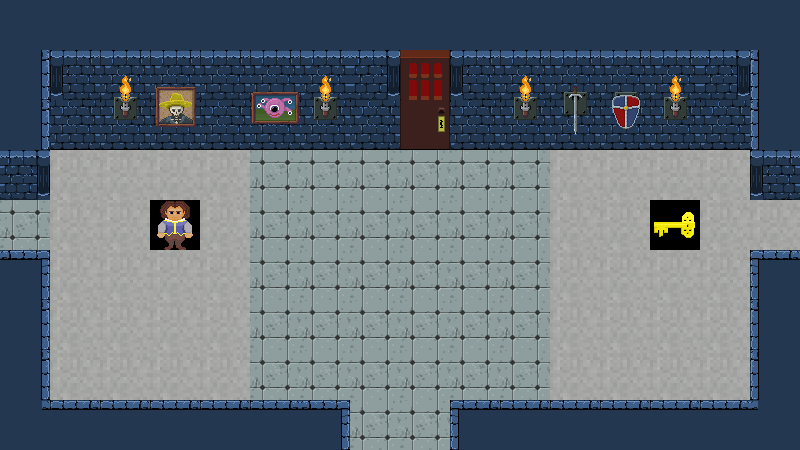

Rendered tile map (Tiled .tmx) drawn with the repository's tilesets; below, a short description and the full map source, tile grids included:
An orthogonal 16x9 tile map with 50x50 px tiles, 1 tile layer (floor), 1 hidden layer not drawn.

<map version="1.5" tiledversion="1.7.2" orientation="orthogonal" renderorder="right-down" compressionlevel="0" width="16" height="9" tilewidth="50" tileheight="50" infinite="0" nextlayerid="4" nextobjectid="1">
 <editorsettings>
  <export target="dungeon-00..csv" format="csv" />
 </editorsettings>
 <tileset firstgid="1" source="tiles.tsx" />
 <layer id="1" name="floor" width="16" height="9">
  <data encoding="csv">
11,11,11,11,11,11,11,11,11,11,11,11,11,11,11,11,
12,13,66,62,14,60,66,15,20,13,66,56,58,66,15,10,
12,24,70,63,24,61,70,24,23,24,70,57,59,70,24,10,
15,2,2,2,2,73,73,73,73,73,73,2,2,2,2,13,
73,2,2,3,2,73,73,73,73,73,73,2,2,5,2,2,
9,2,2,2,2,73,73,73,73,73,73,2,2,2,2,7,
12,2,2,2,2,73,73,73,73,73,73,2,2,2,2,10,
12,2,2,2,2,73,73,73,73,73,73,2,2,2,2,10,
18,8,8,8,8,8,9,73,73,7,8,8,8,8,8,19
</data>
 </layer>
 <layer id="2" name="celing" width="16" height="9" visible="0">
  <data encoding="csv">
1,1,1,1,1,1,1,1,1,1,1,1,1,1,1,1,
1,1,1,1,1,1,1,1,1,1,1,1,1,1,1,1,
1,1,1,1,1,1,1,1,1,1,1,1,1,1,1,1,
1,1,1,1,1,1,1,1,1,1,1,1,1,1,1,1,
1,1,1,1,1,1,1,1,1,1,1,1,1,1,1,1,
1,1,1,1,1,1,1,1,1,1,1,1,1,1,1,1,
1,1,1,1,1,1,1,1,1,1,1,1,1,1,1,1,
1,1,1,1,1,1,1,1,1,1,1,1,1,1,1,1,
1,1,1,1,1,1,1,1,1,1,1,1,1,1,1,1
</data>
 </layer>
</map>
